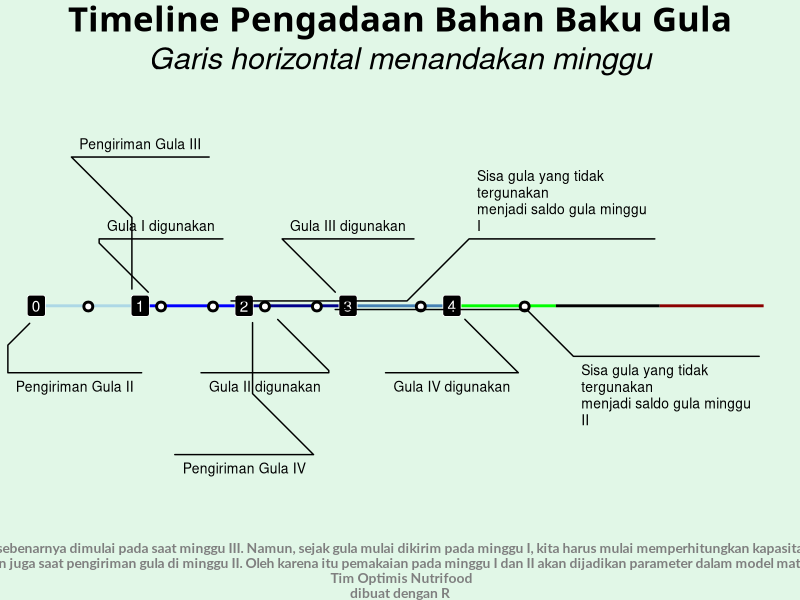

R code for this plot:
setwd("~/Documents/Live-Session-Nutrifood-R/LEFO Market Research/Optimization")

library(dplyr)
library(ggforce)
library(reshape2)

rm(list=ls())

jadwal = readxl::read_excel("ppic.xlsx", sheet = "jadwal all")

jadwal %>% 
  ggplot(aes(x = minggu, label = label, fill = minggu)) +
  
  annotate("segment", x = 0, xend = 1, y = 0, yend = 0, size = 1, color = "lightblue") +
  annotate("segment", x = 1, xend = 2, y = 0, yend = 0, size = 1, color = "blue") +
  annotate("segment", x = 2, xend = 3, y = 0, yend = 0, size = 1, color = "darkblue") +
  annotate("segment", x = 3, xend = 4, y = 0, yend = 0, size = 1, color = "steelblue") +
  annotate("segment", x = 4, xend = 5, y = 0, yend = 0, size = 1, color = "green") +
  annotate("segment", x = 5, xend = 6, y = 0, yend = 0, size = 1, color = "black") +
  annotate("segment", x = 6, xend = 7, y = 0, yend = 0, size = 1, color = "darkred") +
  
  geom_point(aes(y = -.1), size = 2, shape = 21, stroke = 1.5, fill = "white") +
  
  geom_label(aes(y = 0, label = label_minggu),
             fill = "black",
             color = "white") +
  
  geom_mark_circle(aes(y = 0, label = NA, description = label, fill = event), 
                   con.cap = -1, fill = NA, color = NA, label.fontsize = 10, label.hjust = 0,
                   label.fill = NA,
                   con.size = 0.5, con.border = "one",
                   con.type = "elbow") +

  labs(title = "Timeline Pengadaan Bahan Baku Gula",
       subtitle = "Garis horizontal menandakan minggu",
       caption = "Produksi sebenarnya dimulai pada saat minggu III. Namun, sejak gula mulai dikirim pada minggu I, kita harus mulai memperhitungkan kapasitas gudang.\nDemikian juga saat pengiriman gula di minggu II. Oleh karena itu pemakaian pada minggu I dan II akan dijadikan parameter dalam model matematika.\n Tim Optimis Nutrifood\ndibuat dengan R")+
  
  theme_void() +
  
  theme(legend.position = "none",
        plot.background = element_rect(fill = "#e1f7e7", color = NA),
        plot.title = element_text(hjust = 0.5, face = "bold", size = 25, family = "Patua"),
        plot.subtitle = element_text(hjust = 0.5, face = "italic", size = 22),
        plot.caption = element_text(hjust = 0.5, face = "bold", size = 10, color = "grey50", family = "Lato")) +
  xlim(0,7)+ ylim(-30,30)

ggsave("gula_new.png", width = 15, height = 7)
